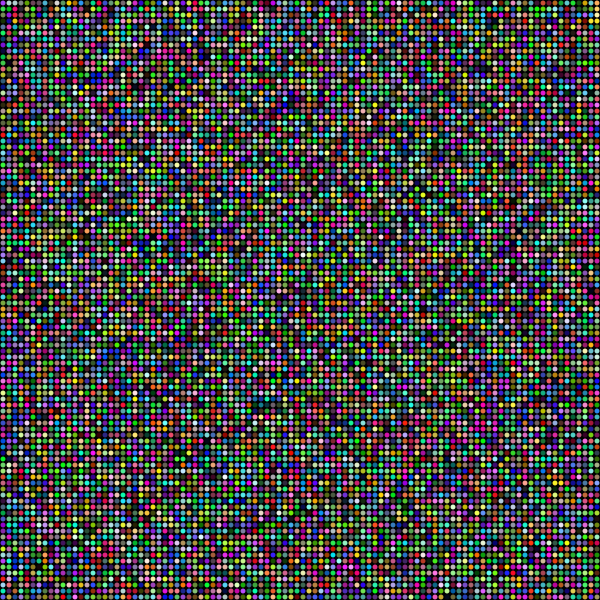
Frame 1 (no input)
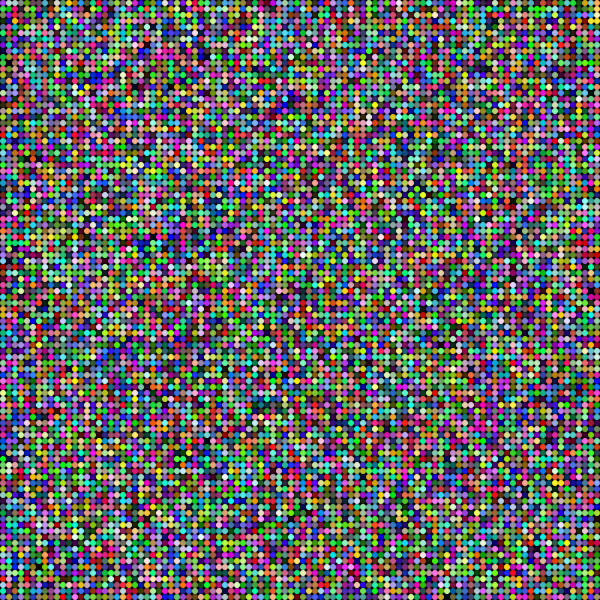
Frame 60 (the mouse pressed at the canvas centre just before this capture)
Frame 120 (the mouse held since frame 60 and released just before this capture): identical to frame 60, image omitted

The Processing sketch that drew these frames (run headless with seeded random() and noise(); from frame 60 on, the mouse is pressed at the canvas centre):

// Processing sketch: processing_86352
// ── processing_86352.pde

int sz=100;  //groese
float powD=1;  //pushPower

P[][] ps= new P[sz][sz];
float t1;
String rnd;

void setup() {
  stroke(255);
  size(600, 600);
  smooth();
  background(0);
  float w= width/sz;
  for (int x=0; x<sz; x++)
    for (int y=0; y<sz; y++)
      ps[x][y]= new P(w/2+w*x, w/2+w*y);
/*
  rnd= "";
  for (int i=0; i<3;i++)
    rnd+= (char)((int)random(25)+65);
  println(rnd +" heißt die serie. speichern mit s. bedienung: power: q,a ");
*/
 println(" speichern mit s. bedienung: power: q,a ");
}


void draw() {
  //background(0);
  noStroke();
  fill(0, 10);
  rect(0, 0, width, height);
  for (int x=0; x<sz; x++)
    for (int y=0; y<sz; y++) {
      ps[x][y].origion();
      ps[x][y].show();
    }
}

void mousePressed() {
  t1= millis();
}

void mouseReleased() {
  float t2= millis();
  float p= t2-t1;
  // p/= powD;
  // p= pow(p,2);
  p= sqrt(p)*powD;
  float xp= mouseX;
  float yp= mouseY;
  for (int x=0; x<sz; x++)
    for (int y=0; y<sz; y++) 
      ps[x][y].adept(xp, yp, p);
}


int No=0;

void keyPressed() {
  if (key=='q')
    powD*=1.2;
  else if (key=='a')
    powD*=0.8;
  if (powD<0.5)
    powD=0.5;
  if (key=='s') {
    save(rnd+No+".jpg");
    No++;
  }
}

class P {

  float x, y;
  float ox, oy;
  float d;
  color c= color((int) random(255), (int) random(255), (int) random(255));

  P(float t, float z) {
    ox=t;
    oy=z;
    x=ox;
    y=oy;
  }


  void adept(float xp, float yp, float p) {
    d= dist(xp, yp, x, y);
    float alph= atan2(y-yp, x-xp);
    float nx= x+(x-xp)/d*p;
    float ny= y+(y-yp)/d*p;
    x=nx-cos(alph)*d/2;
    y=ny+sin(alph)*d/2;
  }

  void origion() {
    if (ox==x && oy==y)
      return;

    float d= dist(ox, oy, x, y);
    if (d<2) {
      x=ox; 
      y=oy;
      return;
    }
    //println(d);
    x= x-((x-ox)/d);
    y= y-((y-oy)/d);
  }

  void show() {
    float d= dist(ox, oy, x, y)*4;
    //    fill(red(c),green(c),blue(c),255-d);
    fill(c);
    ellipse(x, y, 5, 5);
  }
}
